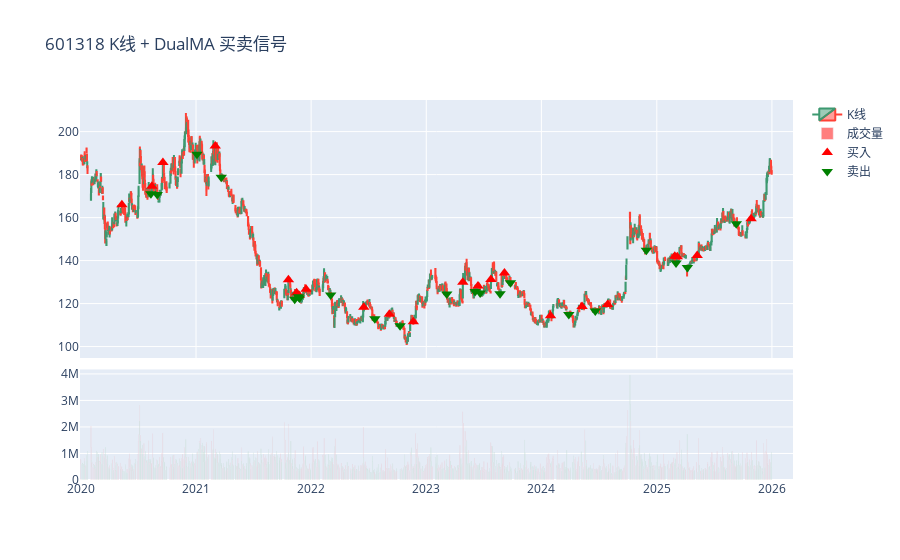

The code cell stored with this chart in its notebook:
### Markdown cell above
## 6. K 线图 + 买卖点标注

选择一只股票，用 Plotly 绘制交互式 K 线图并标注策略的买卖点。

### Code cell
# 选取第一只股票展示 K 线
show_code = STOCK_CODES[2]
show_df = stock_data[show_code].copy()

# 过滤出该股票的交易记录
trades_df = result.trade_log
if not trades_df.empty:
    code_trades = trades_df[trades_df["code"] == show_code].copy()
    code_trades["date"] = pd.to_datetime(code_trades["date"])
else:
    code_trades = pd.DataFrame()

# 用 Plotly 绘制 K 线（含买卖点）
plot_plotly = PlotEngine(backend="plotly")
plot_plotly.plot_kline(show_df, trades=code_trades, title=f"{show_code} K线 + DualMA 买卖信号")

### Figure 1 — Plotly figure (JSON) as saved in the notebook; plotly's stock layout.template omitted (floating-point values rounded to 4 significant figures; data arrays with more than 128 entries replaced by an {"elided": "..."} marker saying what was removed)
{"data": [{"close": {"elided": "1455 float values"}, "high": {"elided": "1455 float values"}, "low": {"elided": "1455 float values"}, "name": "K线", "open": {"elided": "1455 float values"}, "type": "candlestick", "x": {"elided": "1455 str values"}, "xaxis": "x", "yaxis": "y"}, {"marker": {"color": {"elided": "1455 str values"}}, "name": "成交量", "opacity": 0.5, "type": "bar", "x": {"elided": "1455 str values"}, "xaxis": "x2", "y": {"elided": "1455 int values"}, "yaxis": "y2"}, {"marker": {"color": "red", "size": 10, "symbol": "triangle-up"}, "mode": "markers", "name": "买入", "type": "scatter", "x": ["2020-05-11T00:00:00.000000", "2020-08-14T00:00:00.000000", "2020-09-18T00:00:00.000000", "2021-03-03T00:00:00.000000", "2021-10-21T00:00:00.000000", "2021-11-16T00:00:00.000000", "2021-11-24T00:00:00.000000", "2021-12-16T00:00:00.000000", "2022-06-17T00:00:00.000000", "2022-09-06T00:00:00.000000", "2022-11-21T00:00:00.000000", "2023-04-27T00:00:00.000000", "2023-06-14T00:00:00.000000", "2023-07-25T00:00:00.000000", "2023-09-06T00:00:00.000000", "2024-01-30T00:00:00.000000", "2024-05-09T00:00:00.000000", "2024-07-29T00:00:00.000000", "2025-02-27T00:00:00.000000", "2025-03-07T00:00:00.000000", "2025-05-09T00:00:00.000000", "2025-10-27T00:00:00.000000"], "xaxis": "x", "y": [166.0, 174.6, 185.6, 193.4, 131.1, 125.0, 123.8, 126.7, 118.3, 115.1, 111.5, 129.9, 128.2, 131.2, 134.2, 114.3, 118.6, 119.6, 142.1, 141.8, 142.3, 159.5], "yaxis": "y"}, {"marker": {"color": "green", "size": 10, "symbol": "triangle-down"}, "mode": "markers", "name": "卖出", "type": "scatter", "x": ["2020-08-11T00:00:00.000000", "2020-08-31T00:00:00.000000", "2021-01-04T00:00:00.000000", "2021-03-22T00:00:00.000000", "2021-11-10T00:00:00.000000", "2021-11-22T00:00:00.000000", "2021-11-25T00:00:00.000000", "2022-03-04T00:00:00.000000", "2022-07-22T00:00:00.000000", "2022-10-10T00:00:00.000000", "2023-03-07T00:00:00.000000", "2023-06-05T00:00:00.000000", "2023-06-21T00:00:00.000000", "2023-08-23T00:00:00.000000", "2023-09-25T00:00:00.000000", "2024-03-28T00:00:00.000000", "2024-06-20T00:00:00.000000", "2024-11-29T00:00:00.000000", "2025-03-03T00:00:00.000000", "2025-04-08T00:00:00.000000", "2025-09-10T00:00:00.000000"], "xaxis": "x", "y": [171.1, 170.8, 189.5, 178.8, 122.0, 123.2, 122.6, 124.0, 112.9, 109.7, 124.4, 125.6, 124.9, 124.5, 129.7, 114.9, 116.5, 144.7, 138.9, 136.8, 157.2], "yaxis": "y"}], "layout": {"title": {"text": "601318 K线 + DualMA 买卖信号"}, "xaxis": {"anchor": "y", "domain": [0, 1], "matches": "x2", "rangeslider": {"visible": false}, "showticklabels": false}, "xaxis2": {"anchor": "y2", "domain": [0, 1]}, "yaxis": {"anchor": "x", "domain": [0.321, 1.0]}, "yaxis2": {"anchor": "x2", "domain": [0, 0.291]}}}
